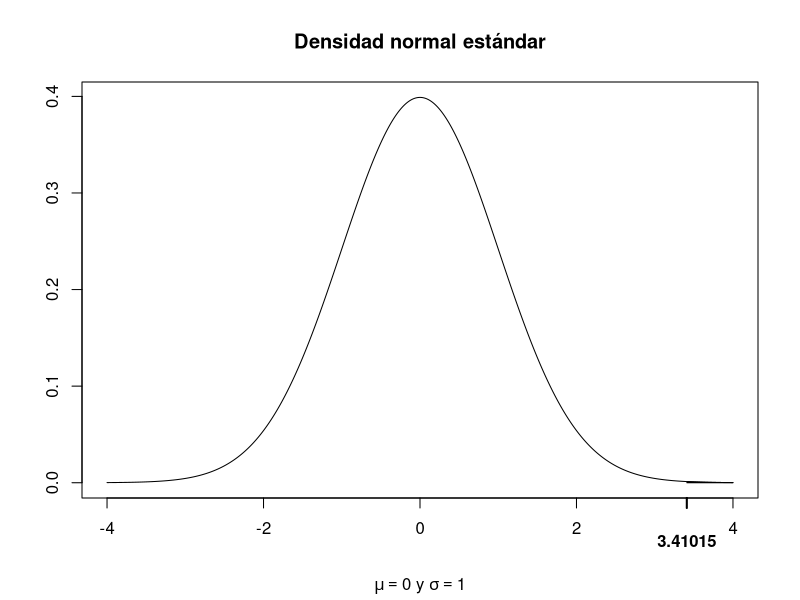
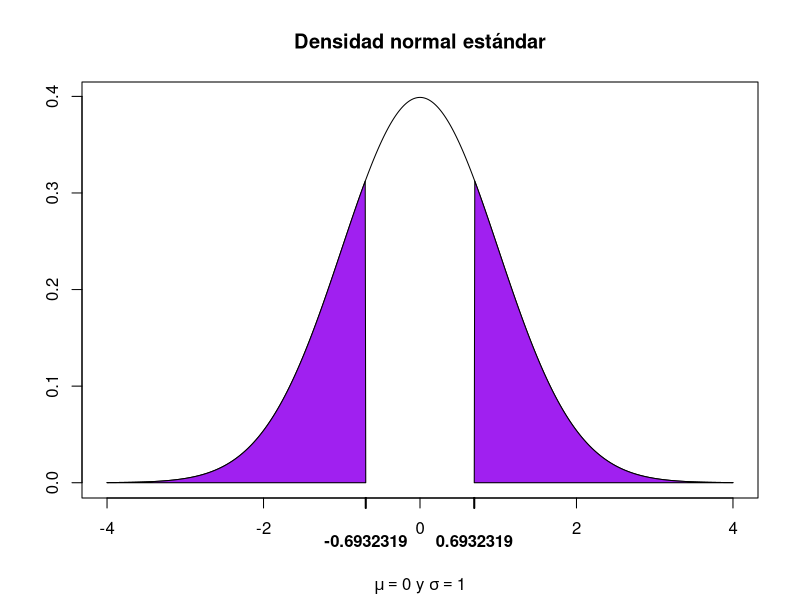
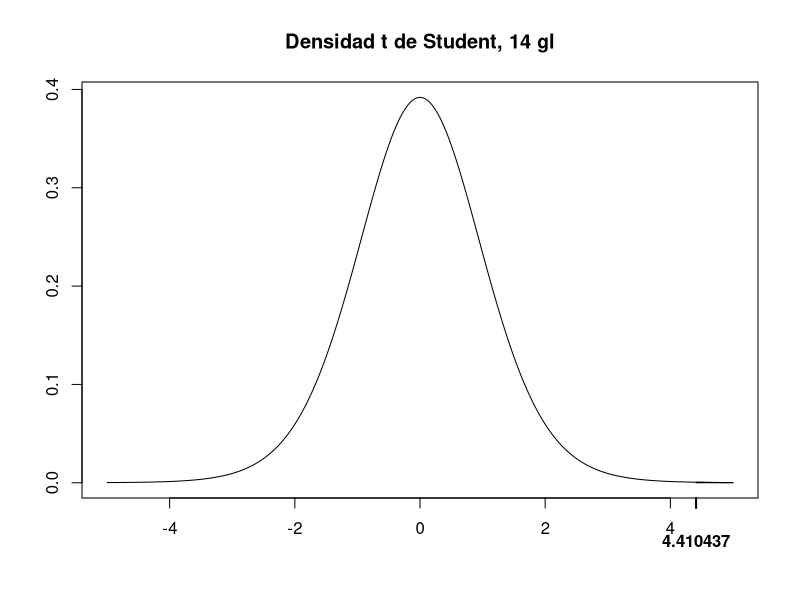

Here is the R script that generated these plots, in order:
# EJEMPLO 4. Contraste de hipótesis

# Contrastes comunes con muestras grandes
# Contraste de cola superior
# Dada una muestra aleatoria de tamaño n = 40

set.seed(104)
muestra <- rexp(n = 40, rate = 6) # media = 1/6 aprox 0.1667 (media de la población)
tail(as.data.frame(muestra))
# estamos interesados en contrastar las hipótesis H0: mu = 0.1 vs H1: mu > 0.1 (contraste de cola superior)

# El valor observado del estadístico de prueba en este caso está dado por

z0 <- (mean(muestra)-0.1)/(sd(muestra)/sqrt(40)) 
z0
# que proviene de una distribución normal estándar aproximadamente.

# Supongamos que estamos interesados en encontrar la región de rechazo (de cola superior) con un nivel de significancia alpha = 0.05, debemos encontrar el valor z_{0.05} que satisface P(Z > z_{0.05}) = 0.05.

(z.05 <- qnorm(p = 0.05, lower.tail = FALSE))
# Como

z0 > z.05
# rechazamos la hipótesis nula

# p-value El p-value lo podemos calcular como

(pvalue <- pnorm(z0, lower.tail = FALSE))
x <- seq(-4, 4, 0.01)
y <- dnorm(x)
plot(x, y, type = "l", xlab="", ylab="")
title(main = "Densidad normal estándar", sub = expression(paste(mu == 0, " y ", sigma == 1)))

polygon(c(z0, x[x>=z0], max(x)), c(0, y[x>=z0], 0), col="red")
axis(side = 1, at = z0, font = 2, padj = 1, lwd = 2)
# Contraste de cola inferior
# Dada una muestra aleatoria de tamaño n = 45

set.seed(174)
muestra <- sample(x = c(1, 0), size = 45, replace = TRUE, prob = c(0.67, 0.33)); 0.67 # media real de la población
tail(as.data.frame(muestra))
# estamos interesados en contrastar las hipótesis H0: p = 0.9 vs H1: p < 0.9 (contraste de cola inferior)

# El valor observado del estadístico de prueba en este caso está dado por

z0 <- (mean(muestra)-0.9)/sqrt((0.9*(1-0.9))/45)
z0
# que proviene de una distribución normal estándar aproximadamente.

# Supongamos que estamos interesados en encontrar la región de rechazo (de cola inferior) con un nivel de significancia alpha = 0.05, debemos encontrar el valor z_{0.05} que satisface P(Z < z_{0.05}) = 0.05.

(z.05 <- qnorm(p = 0.05))
# Como

z0 < z.05
# rechazamos la hipótesis nula.

# p-value El p-value lo podemos calcular como

(pvalue <- pnorm(z0)) # p-value muy pequeño
# Contraste de dos colas
# Dada dos muestras aleatorias de tamaños n1 = 56 y n2 = 63

set.seed(174376)
m1 <- rexp(n = 56, rate = 4.1); 1/4.1 # media real de la población
tail(as.data.frame(m1))
m2 <- rexp(n = 63, rate = 3.4); 1/3.4 # media real de la población
tail(as.data.frame(m2))
1/4.1-1/3.4 # diferencia de medias real
# estamos interesados en contrastar las hipótesis H0: mu1-mu2 = 0 vs H1: mu1-mu2 diferente de 0 (contraste de dos colas)

# El valor observado del estadístico de prueba en este caso está dado por

z0 <- (mean(m1)-mean(m2)-0)/sqrt(var(m1)/56 + var(m2)/63)
z0
# que proviene de una distribución normal estándar aproximadamente.

# Supongamos que estamos interesados en encontrar la región de rechazo (de dos colas) con un nivel de significancia alpha = 0.05, debemos encontrar el valor z_{0.025} que satisface P(Z > z_{0.025}) = 0.025.

(z.025 <- qnorm(p = 0.025, lower.tail = FALSE))
# Como

(z0 < -z.025) | (z0 > z.025)
# fallamos en rechazar la hipótesis nula.

# p-value El p-value lo podemos calcular como

(pvalue <- 2*pnorm(z0, lower.tail = FALSE))
x <- seq(-4, 4, 0.01)
y <- dnorm(x)
plot(x, y, type = "l", xlab="", ylab="")
title(main = "Densidad normal estándar", sub = expression(paste(mu == 0, " y ", sigma == 1)))

polygon(c(min(x), x[x<=-z0], -z0), c(0, y[x<=-z0], 0), col="purple")
axis(side = 1, at = -z0, font = 2, padj = 1, lwd = 2)

polygon(c(z0, x[x>=z0], max(x)), c(0, y[x>=z0], 0), col="purple")
axis(side = 1, at = z0, font = 2, padj = 1, lwd = 2)
# Contraste de hipótesis con muestras pequeñas para mu y mu1 - mu2
# Contraste de cola superior
# Dada una muestra aleatoria de tamaño n = 15

set.seed(124)
muestra <- rnorm(n = 15, mean = 175, sd = 6) 
tail(as.data.frame(muestra))
# estamos interesados en contrastar las hipótesis H0: mu = 170 vs H1: mu > 170 (contraste de cola superior)

# El valor observado del estadístico de prueba en este caso está dado por

t0 <- (mean(muestra)-170)/(sd(muestra)/sqrt(15)) 
t0
# que proviene de una distribución t de Student con n-1 = 14 grados de libertad (gl).

# Supongamos que estamos interesados en encontrar la región de rechazo (de cola superior) con un nivel de significancia alpha = 0.05, debemos encontrar el valor t_{0.05} que satisface $P(T > t_{0.05}) = 0.05$, donde $T$ se distribuye como t de Student con n-1 = 14 gl.

(t.05 <- qt(p = 0.05, df = 14, lower.tail = FALSE))
# Como

t0 > t.05
# rechazamos la hipótesis nula

# p-value El p-value lo podemos calcular como

(pvalue <- pt(t0, df = 14, lower.tail = FALSE))
x <- seq(-5, 5, 0.01)
y <- dt(x, df = 14)
plot(x, y, type = "l", xlab="", ylab="")
title(main = "Densidad t de Student, 14 gl")

polygon(c(t0, x[x>=t0], max(x)), c(0, y[x>=t0], 0), col="red")
axis(side = 1, at = t0, font = 2, padj = 1, lwd = 2)
t.test(x = muestra,
       alternative = "greater",
       mu = 170)
# Contraste de dos colas
# Dada dos muestras aleatorias de tamaños n1 = 23 y n2 = 20

set.seed(1776)
m1 <- rnorm(n = 23, mean = 175, sd = 3)
tail(as.data.frame(m1))
m2 <- rnorm(n = 20, mean = 160, sd = 3)
tail(as.data.frame(m2))
175-160 # diferencia de medias real
# estamos interesados en contrastar las hipótesis H0: mu1-mu2 = 0 vs H1: mu1-mu2 diferente de 0 (contraste de dos colas)

# El valor observado del estadístico de prueba en este caso está dado por

t0 <- (mean(m1)-mean(m2)-0)/(sqrt((22*var(m1)+19*var(m2))/(23+20-2))*sqrt(1/23+1/20))
t0
# que proviene de una distribución t de Student con 23 + 20 - 2 = 41 gl

# Supongamos que estamos interesados en encontrar la región de rechazo (de dos colas) con un nivel de significancia alpha = 0.05, debemos encontrar el valor t_{0.025} que satisface P(T > t_{0.025}) = 0.025.

(t.025 <- qt(p = 0.025, df= 41, lower.tail = FALSE))
# Como

(t0 < -t.025) | (t0 > t.025)
# rechazamos la hipótesis nula.

# p-value El p-value lo podemos calcular como

(pvalue <- 2*pt(t0, df = 41, lower.tail = FALSE))
t.test(x = m1, y = m2,
       alternative = "two.sided",
       mu = 0, paired = FALSE, var.equal = TRUE)

